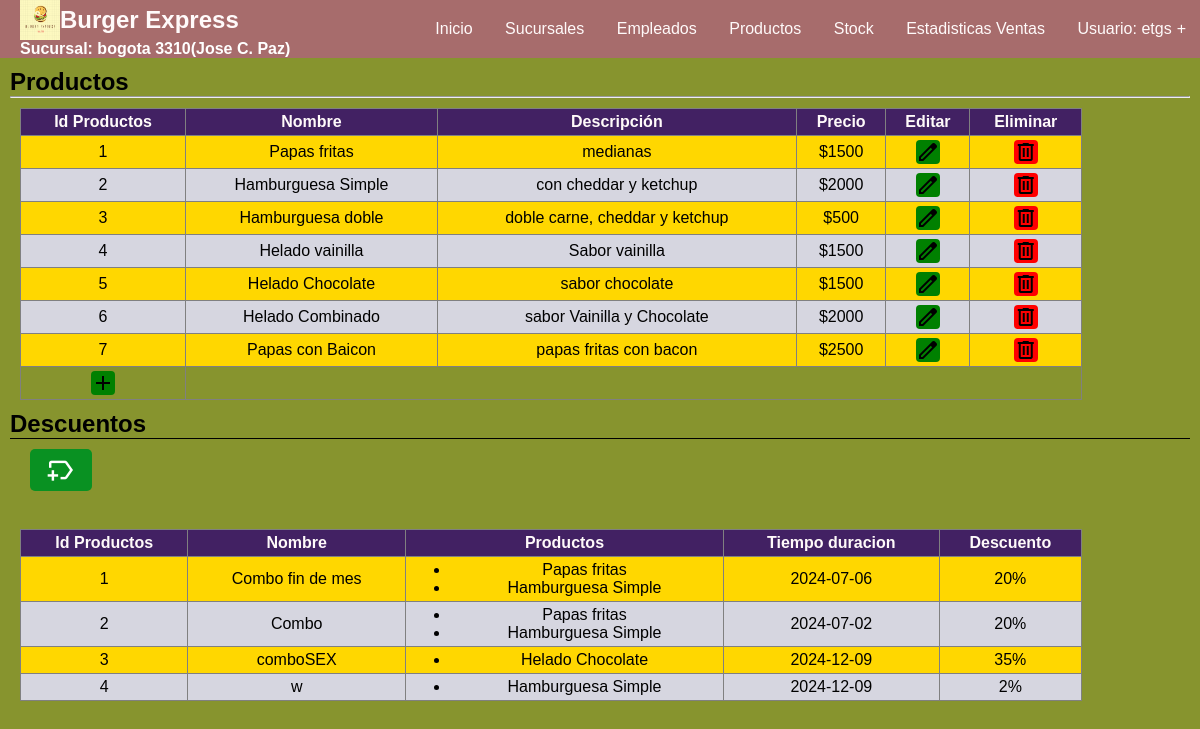
Screenshot of /sucursal2/Vistas/view_productos.php (signed in) with the database file from the repository.
### tables this page shows
CREATE TABLE IF NOT EXISTS `infosucursal` (
  `id` int NOT NULL,
  `nombre` varchar(30) NOT NULL,
  `logo` text NOT NULL,
  `bg_color` varchar(7) NOT NULL,
  `header_color` varchar(7) NOT NULL,
  `table_color` varchar(7) NOT NULL,
  `font` varchar(10) NOT NULL,
  `btn` varchar(7) NOT NULL,
  `aside` varchar(7) NOT NULL,
  `aside_btn` varchar(7) NOT NULL
);

CREATE TABLE IF NOT EXISTS `productos` (
  `Id_producto` varchar(30) NOT NULL,
  `Nombre` varchar(40) NOT NULL,
  `Descripcion` text NOT NULL,
  `Costo` int NOT NULL,
  `ingredientes` text NOT NULL
);

CREATE TABLE IF NOT EXISTS `promociones` (
  `id_promo` int NOT NULL,
  `nombre` text NOT NULL,
  `productos` text NOT NULL,
  `descuento` int NOT NULL,
  `fechaDuracion` date NOT NULL
);

### sucursal2/Modelos/consultas.php (called while the page is built, shortened)
<?php
	function view_tabla($nombre){
		require'../Modelos/conexion.php';
		$consulta = $conexion->prepare("SELECT * FROM $nombre");
		$consulta->execute();
		$datos = $consulta->fetchAll(PDO::FETCH_ASSOC);
		return $datos;
	}
?>

### sucursal2/Vistas/view_productos.php (the view, shortened to what this page needs)
<?php include 'header.php'; ?>
<!DOCTYPE html>
<html>
<head>
	<link rel="stylesheet" type="text/css" href="./styles/style.css">
</head>
<body>
	<section>
		<h2>Productos</h2>
		<hr>
		<?php
			$datos=view_tabla("productos");
			echo"<table id='table'border='1' style='margin:10px ;width:90%'><thead><th>Id Productos</th><th>Nombre</th><th>Descripción</th><th>Precio</th> <th>Editar</th> <th>Eliminar</th></thead>";
			foreach($datos as $key){
				if ($key['Id_producto']%2 != 0) {
					echo"<tr style='background-color: gold;'>";
				}
				else{
					echo"<tr class='gray'>";
				}
				echo "<td>".$key['Id_producto']."</td><td>".$key['Nombre']."</td><td>".$key['Descripcion']."</td><td>$".$key['Costo']."</td> ";
				echo '<td><a onclick="modifyProducto('.$key['Id_producto'].',`'.$key['Nombre'].'`,`'.$key['Descripcion'].'`,'.$key['Costo'].')" style="background: green;cursor:pointer"<span class="material-symbols-outlined">edit</span></a></td>
				<td><a onclick="eliminarProducto('.$key['Id_producto'].')" style="background: red;cursor:pointer;"<span class="material-symbols-outlined">delete</span></a></td></tr>';
			}
			echo '<tr><td><a onclick="addProducto()" style="cursor:pointer"><span class="material-symbols-outlined" style="background:green;">add</span></a></td></tr>';
			echo "</table>";
			$tablaProductos=json_encode($datos);
			$fechaD=date('Y-m-d');
		 ?>
		 <h2 style="border-bottom: 1px solid;">Descuentos</h2>
		 <div class="lista-descuentos">
		 	<button class="boton-descuento" onclick='addDescuento2(<?= $tablaProductos ?>,"<?= $fechaD ?>")'>
		 		<span class="material-symbols-outlined" id="boton-descuento">new_label</span>
		 	</button>
		 </div>
		 <br>
		 <?php
			$datosDescuentos=view_tabla("promociones");
			echo"<table id='table'border='1' style='margin:10px ;width:90%'><thead><th>Id Productos</th><th>Nombre</th><th>Productos</th><th>Tiempo duracion</th><th>Descuento</th></thead>";
			foreach($datosDescuentos as $key){
				if ($key['id_promo']%2 != 0) {
					echo"<tr style='background-color: gold;'>";
				}
				else{
					echo"<tr class='gray'>";
				}
				$ids = json_decode($key['productos'], true);
				$nombres = [];
				foreach ($datos as $producto) {
					if (in_array($producto['Id_producto'], $ids)) {
						$nombres[] = $producto['Nombre'];
					}
				}
				$html = "<ul>\n";
				foreach ($nombres as $nombre) {
					$html .= "<li>" . htmlspecialchars($nombre) . "</li>\n";
				}
				$html .= "</ul>";
				echo "<td>".$key['id_promo']."</td><td>".$key['nombre']."</td><td>$html</td><td>".$key['fechaDuracion']."</td><td>".$key['descuento']."%</td> ";
			}
		 ?>
	</section>
</body>
</html>

### sucursal2/Vistas/header.php (shortened to what this page needs)
<?php
if(!isset($_SESSION['usuario'])){
  header("location:../index.php");
}
else{
    include_once '../Modelos/consultas.php'; $info=view_tabla('infosucursal');
    ?>
      <link rel="stylesheet" type="text/css" href="styles/style.css">
  <nav id='menu' data-bg="<?= $_SESSION['bg'] ?>" data-header="<?= $_SESSION['header'] ?>" data-th="<?= $_SESSION['th'] ?>" data-font="<?= $_SESSION['font'] ?>" data-btn="<?= $_SESSION['btn'] ?>" data-aside="<?= $_SESSION['aside'] ?>" data-aside_btn="<?= $_SESSION['aside_btn'] ?>"">
    <div style="display: flex;margin-left: 20px;width: 30%;flex-direction: column;">
      <div style="display: flex;align-items: center;">
        <img src="./imgs/logo.png" width="40" height="40" >
        <h2 style="margin:0"><?= $info[0]['nombre'] ?></h2>
      </div>
      <h4 style="color: white;"><?= isset($_SESSION['sucursal']) ? 'Sucursal: '.$_SESSION['sucursal'] : ''; ?></h4>
    </div>
    <ul>
      <li><a href='select.php'>Inicio</a></li>
      <li><a href='view_sucursales.php'>Sucursales</a></li>
      <li><a href='view_empleados.php'>Empleados</a></li>
      <li><a href='view_productos.php'>Productos</a></li>
      <li><a href='infoStock.php'>Stock</a></li>
      <li><a href='estadisticas.php'>Estadisticas Ventas</a></li>
      <li><a class="dropdown-arrow">Usuario: <?= $_SESSION['usuario'] ?></a>
      </li>
    </ul>
  </nav>
<?php
  }
?>

### sucursal2/Vistas/styles/style.css (style rules this page uses)
* { margin: 0; box-sizing: border-box; }
:root { --header-color:#466995; --bg-color:#F58F29; --table-th-color:#7D4600; --header-font-color:white; --font-color:black; --aside-color:black; --button-color:#A4B0F5; --aside-button-color:#4464AD; }
body { font-family: Arial, sans-serif; background-color: var(--bg-color); }
section { padding: 10px; height: 90%; }
#table .material-symbols-outlined { cursor: pointer; border-radius: 4px; font-variation-settings: 'FILL' 0, 'wght' 400, 'GRAD' 0, 'opsz' 24 }
a { text-decoration: none; color: black; }
#table a .material-symbols-outlined { background:#099122 ; }
#table { border-collapse: collapse; text-align: center; }
#table th { padding: 4px; background: var(--table-th-color); color: var(--header-font-color); }
#table td { padding: 4px; }
#table .gray { background: #D6D6E0; }
td a { border-radius: 5px; }
button { color: white; font-weight: 600; border: none; cursor: pointer; border-radius: 5px; }
#menu { position: sticky; top: 0px; display: flex; color: var(--header-font-color); align-items: center; background-color: var(--header-color); padding: 0; }
#menu h2 { display: flex; align-items: center; font-weight: 900; margin-left: 20px; gap:10px; }
#menu ul, #menu li { margin: 0 auto; padding: 0; list-style: none }
#menu ul { width: 100%; text-align: right; }
#menu li { display: inline-block; position: relative; }
#menu a { display: block; line-height: NaNpx; padding: 20px 14px; text-decoration: none; color: var(--header-font-color); font-size: <font style="vertical-align: inherit;"><font style="vertical-align: inherit;">16</font></font>px; }
#menu a.dropdown-arrow:after { content: "\002B"; margin-left: 5px; }
.lista-descuentos { display: flex; flex-wrap: wrap; padding: 10px 20px; gap: 20px; }
.boton-descuento { padding: 5px 15px; background: #099122; }
#boton-descuento { font-size: 2rem; }

### rows the page displays
infosucursal: nombre "Burger Express"
productos: Id_producto "1", Nombre "Papas fritas", Descripcion "medianas", Costo "1500"
productos: Id_producto "2", Nombre "Hamburguesa Simple", Descripcion "con cheddar y ketchup", Costo "2000"
productos: Id_producto "3", Nombre "Hamburguesa doble", Descripcion "doble carne, cheddar y ketchup", Costo "500"
productos: Id_producto "4", Nombre "Helado vainilla", Descripcion "Sabor vainilla", Costo "1500"
productos: Id_producto "5", Nombre "Helado Chocolate", Descripcion "sabor chocolate", Costo "1500"
productos: Id_producto "6", Nombre "Helado Combinado", Descripcion "sabor Vainilla y Chocolate", Costo "2000"
productos: Id_producto "7", Nombre "Papas con Baicon", Descripcion "papas fritas con bacon", Costo "2500"
promociones: id_promo "1", nombre "Combo fin de mes", nombre "Papas fritas", nombre "Hamburguesa Simple", fechaDuracion "2024-07-06", descuento "20"
promociones: id_promo "2", nombre "Combo", nombre "Papas fritas", nombre "Hamburguesa Simple", fechaDuracion "2024-07-02", descuento "20"
promociones: id_promo "3", nombre "comboSEX", nombre "Helado Chocolate", fechaDuracion "2024-12-09", descuento "35"
promociones: id_promo "4", nombre "w", nombre "Hamburguesa Simple", fechaDuracion "2024-12-09", descuento "2"

### other values shown
$_SESSION['sucursal'] "bogota 3310(Jose C. Paz)"
$_SESSION['usuario'] "etgs"
